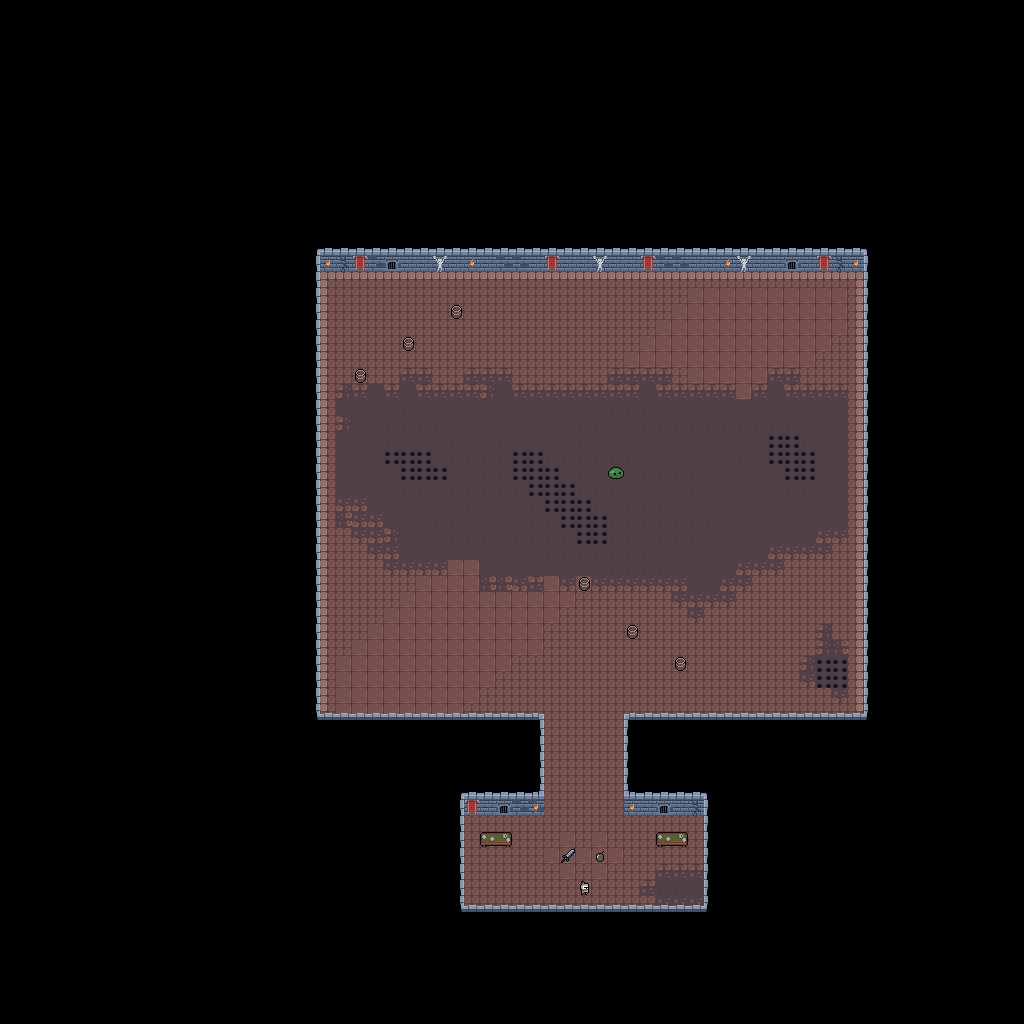

Rendered tile map (Tiled .tmx) drawn with the repository's tilesets; below, a short description and the map source with its tile grids summarised:
An orthogonal 64x64 tile map with 16x16 px tiles, 5 tile layers (chao, itens chao, monstros, parede, ...).

<map version="1.10" tiledversion="1.10.2" orientation="orthogonal" renderorder="right-down" width="64" height="64" tilewidth="16" tileheight="16" infinite="0" backgroundcolor="#000000" nextlayerid="7" nextobjectid="1">
 <editorsettings>
  <export target="l4.lua" format="lua" />
 </editorsettings>
 <tileset firstgid="1" source="tileset.tsx" />
 <layer id="4" name="chao" width="64" height="64">
  <data>[4096 cells, 1072 non-empty, 16 distinct tile ids]</data>
 </layer>
 <layer id="2" name="itens chao" width="64" height="64">
  <data>[4096 cells, 2 non-empty, 2 distinct tile ids]</data>
 </layer>
 <layer id="3" name="monstros" width="64" height="64">
  <data>[4096 cells, 2 non-empty, 2 distinct tile ids]</data>
 </layer>
 <layer id="1" name="parede" width="64" height="64">
  <data>[4096 cells, 226 non-empty, 19 distinct tile ids]</data>
 </layer>
 <layer id="6" name=" itens parede" width="64" height="64">
  <data>[4096 cells, 14 non-empty, 4 distinct tile ids]</data>
 </layer>
</map>
